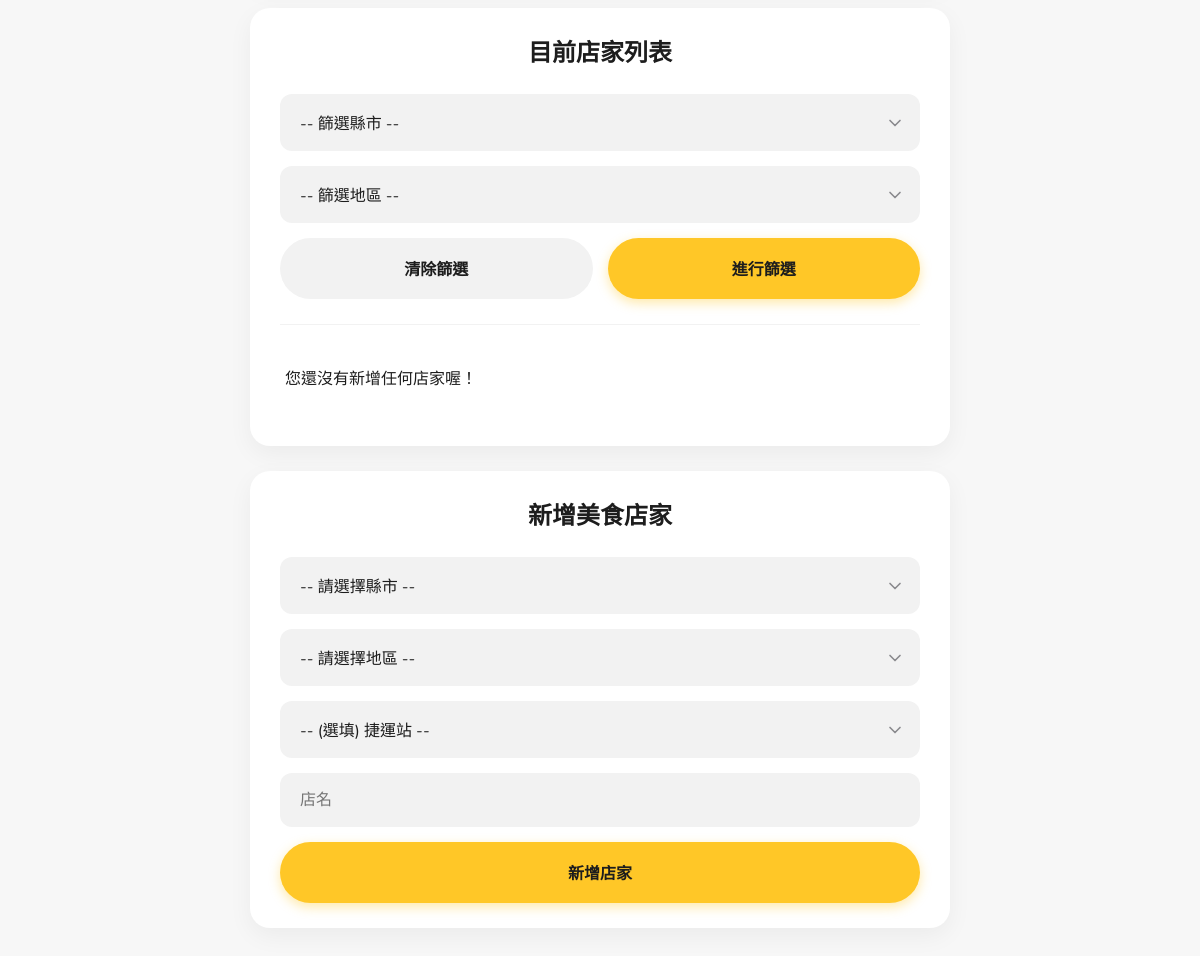
Page / (signed in, lower part) on the earlier database version.
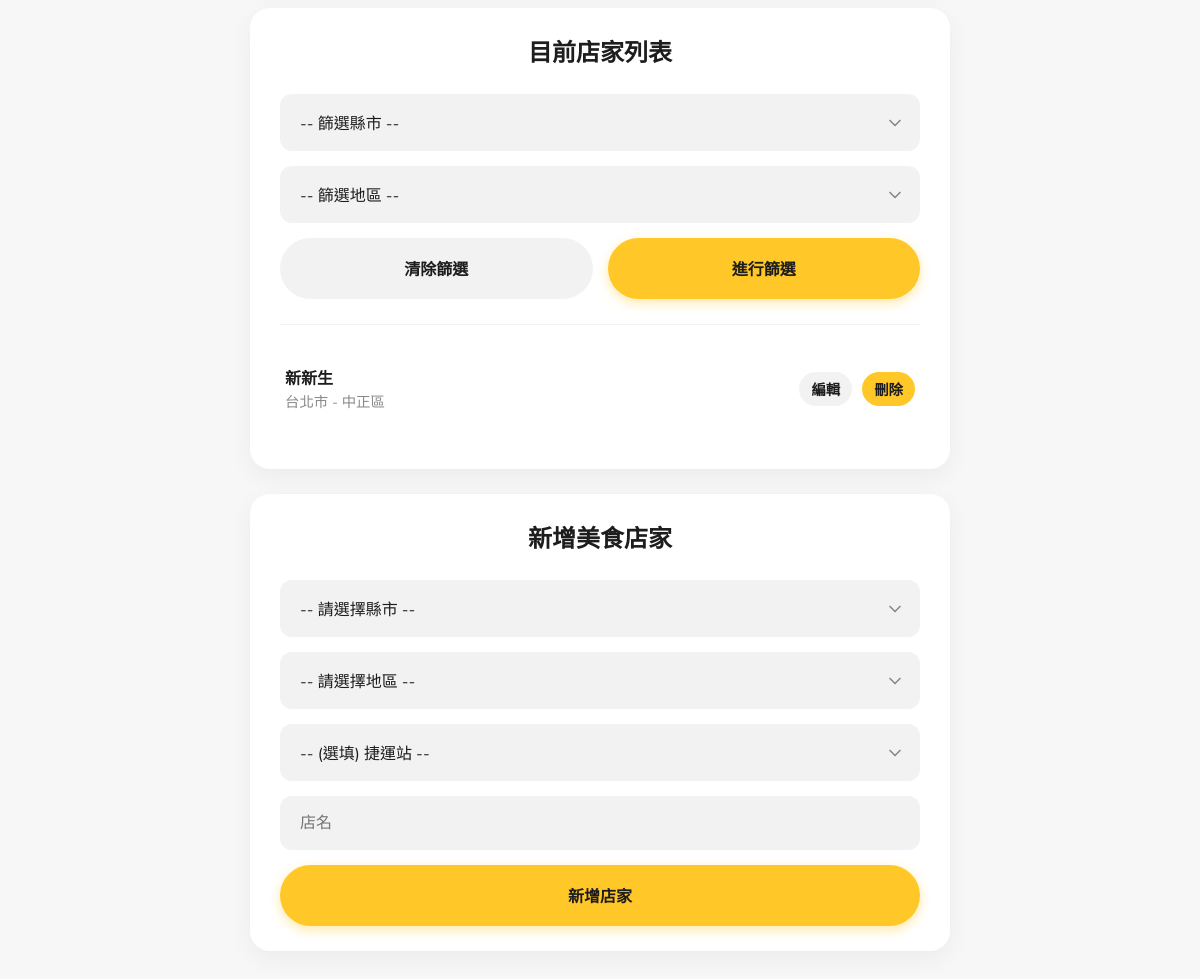
Same page on the later database version.
### app.py (models this page shows)
class Restaurant(db.Model):
    id = db.Column(db.Integer, primary_key=True)
    city = db.Column(db.String(50), nullable=False)
    district = db.Column(db.String(50), nullable=False)
    station = db.Column(db.String(50))
    name = db.Column(db.String(100), nullable=False)
    user_id = db.Column(db.Integer, db.ForeignKey('user.id'), nullable=False)
    def to_dict(self):
        return {c.name: getattr(self, c.name) for c in self.__table__.columns}

### app.py (the view)
@app.route('/')
@login_required
def index():
    restaurants_query = db.session.execute(db.select(Restaurant).where(Restaurant.user_id == g.user.id).order_by(Restaurant.id)).scalars().all()
    restaurants_list = [r.to_dict() for r in restaurants_query]
    filter_city = request.args.get('filter_city')
    if filter_city:
        restaurants_list = [r for r in restaurants_list if r['city'] == filter_city]
    filter_district = request.args.get('filter_district')
    if filter_district:
        restaurants_list = [r for r in restaurants_list if r['district'] == filter_district]
    return render_template('index.html', location_data=LOCATION_DATA, restaurants=restaurants_list, filter_values=request.args)

### app.py (called while the page is built)
@app.before_request
def load_logged_in_user():
    user_id = session.get('user_id')
    g.user = db.session.get(User, user_id) if user_id else None

def login_required(view):
    @wraps(view)
    def wrapped_view(**kwargs):
        if g.user is None:
            flash("請先登入才能訪問此頁面。", "error")
            return redirect(url_for('login'))
        return view(**kwargs)
    return wrapped_view

### templates/index.html (shortened to what this page needs)
{% extends "base.html" %}
{% block content %}
<div class="card">
    <h2>目前店家列表</h2>
    <form action="/" method="get"><div class="custom-select-wrapper" data-name="filter_city"><div class="custom-select-trigger"><span class="selected-value">-- 篩選縣市 --</span><div class="arrow"></div></div></div><div class="custom-select-wrapper" data-name="filter_district"><div class="custom-select-trigger"><span class="selected-value">-- 篩選地區 --</span><div class="arrow"></div></div></div><div class="form-row"><a href="/" class="button button-secondary">清除篩選</a><button type="submit" class="button button-primary">進行篩選</button></div></form>
    <hr style="margin: 25px 0; border: none; border-top: 1px solid var(--input-bg);">
    <ul class="restaurant-list">
        {% for restaurant in restaurants %}
            <li>
                <div class="info"><span class="name">{{ restaurant.name }}</span><span class="location">{{ restaurant.city }} - {{ restaurant.district }}</span></div>
                <div class="actions">
                    <a href="{{ url_for('edit', restaurant_id=restaurant.id) }}" class="btn-edit">編輯</a>
                    <form action="{{ url_for('delete', restaurant_id=restaurant.id) }}" method="post" onsubmit="return confirm('您確定要刪除「{{ restaurant.name }}」嗎？');" style="margin:0;"><button type="submit" class="btn-delete">刪除</button></form>
                </div>
            </li>
        {% else %}
            <li>您還沒有新增任何店家喔！</li>
        {% endfor %}
    </ul>
</div>
<div class="card">
    <h2>新增美食店家</h2>
    <form action="/add" method="post"><div class="custom-select-wrapper" data-name="add_city"><input type="hidden" name="city" required><div class="custom-select-trigger"><span class="selected-value">-- 請選擇縣市 --</span><div class="arrow"></div></div><div class="custom-select-panel"></div></div><div class="custom-select-wrapper" data-name="add_district"><input type="hidden" name="district" required><div class="custom-select-trigger"><span class="selected-value">-- 請選擇地區 --</span><div class="arrow"></div></div><div class="custom-select-panel"></div></div><div class="custom-select-wrapper" data-name="add_station"><input type="hidden" name="station"><div class="custom-select-trigger"><span class="selected-value">-- (選填) 捷運站 --</span><div class="arrow"></div></div><div class="custom-select-panel"></div></div><input type="text" name="name" placeholder="店名" required><button type="submit" class="button button-primary">新增店家</button></form>
</div>
{% endblock %}

### templates/base.html (shortened to what this page needs)
<!DOCTYPE html>
<html lang="zh-Hant">
<head>
</head>
<body>
    <main>
        {% block content %}{% endblock %}
    </main>
</body>
</html>

### templates/base.html (style rules this page uses)
:root { --primary-yellow:#FFC727;--dark-text:#1D1D1D;--secondary-text:#8A8A8E;--bg-color:#F7F7F7;--input-bg:#F2F2F2;--white:#ffffff;--shadow:0 8px 24px rgba(0,0,0,0.05); }
body { font-family:'Nunito',sans-serif;max-width:700px;margin:0 auto;padding:20px;background-color:var(--bg-color);color:var(--dark-text); }
a { color: var(--dark-text); text-decoration: none; font-weight: 700; }
.card { background-color:var(--white);border-radius:20px;padding:25px 30px;margin-bottom:25px;box-shadow:var(--shadow);border:none;z-index:2;position:relative; }
h2 { text-align: center; color:var(--dark-text);font-weight:800;margin-top:0;margin-bottom:25px;border-bottom:none;padding-bottom:0;font-size:1.5em; }
form { display:flex;flex-direction:column;gap:15px; }
.custom-select-wrapper { position:relative;width:100%;font-size:1em; }
.custom-select-trigger,input[type="text"],input[type="password"] { width:100%;padding:16px 20px;border-radius:12px;border:none;background-color:var(--input-bg);font-size:1em;font-family:'Nunito',sans-serif;transition:box-shadow .2s;box-sizing:border-box; }
.custom-select-trigger { padding-right:45px;display:flex;justify-content:space-between;align-items:center;cursor:pointer; }
.custom-select-trigger .arrow { width:20px;height:20px;background-repeat:no-repeat;background-position:center;transition:transform .2s;position:absolute;right:15px;top:50%;transform:translateY(-50%); }
.button { cursor:pointer;padding:16px;border-radius:50px;border:2px solid transparent;font-size:1em;font-weight:700;font-family:'Nunito',sans-serif;transition:all .2s;width:100%;box-sizing:border-box;text-align:center;text-decoration:none; }
.button-primary { background-color:var(--primary-yellow);color:var(--dark-text);box-shadow:0 4px 12px rgba(255,199,39,.4); }
.button-secondary { background-color:var(--input-bg);color:var(--dark-text);box-shadow:none; }
.form-row,.form-actions-row { display:grid;grid-template-columns:1fr 1fr;gap:15px; }
.restaurant-list { list-style-type:none;padding:0; }
.restaurant-list li { display:flex;justify-content:space-between;align-items:center;padding:15px 5px;border-bottom:1px solid var(--input-bg); }
.restaurant-list li:last-child { border-bottom:none; }
.restaurant-list .info .name { font-weight:700;display:block; }
.restaurant-list .info .location { font-size:.9em;color:var(--secondary-text); }
.restaurant-list .actions { display:flex;gap:10px;align-items:center; }
.actions a,.actions button { padding:6px 12px;border-radius:50px;border:none;font-size:.9em;font-weight:700;text-decoration:none;cursor:pointer;transition:background-color .2s; }
.btn-edit { background-color:var(--input-bg);color:var(--dark-text); }
.btn-delete { background-color:var(--primary-yellow);color:var(--dark-text);font-family:'Nunito',sans-serif; }

Differences in the rows shown:
added Restaurant: name "新新生", city "台北市", district "中正區"
Other differences:
text no longer shown: "您還沒有新增任何店家喔！"
